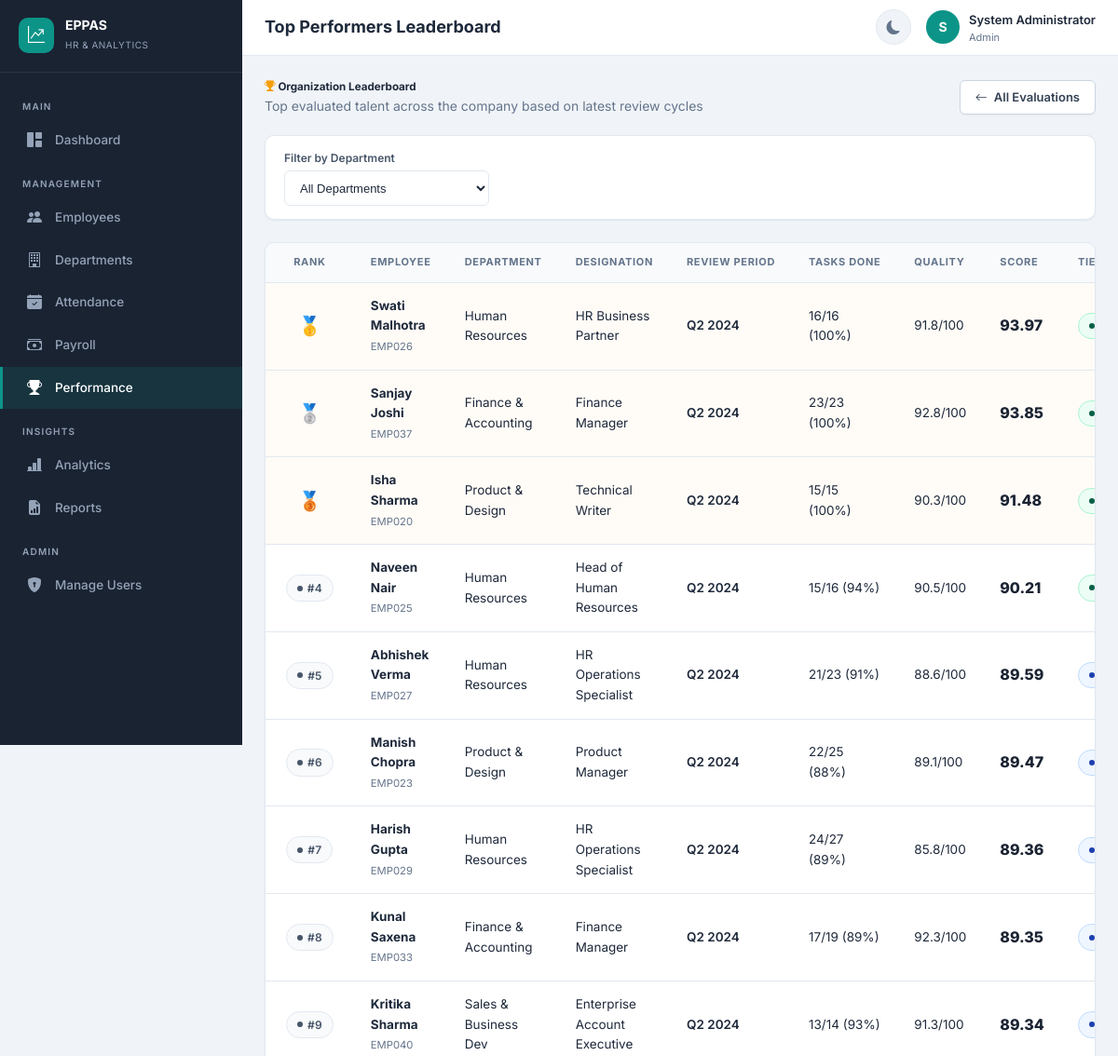
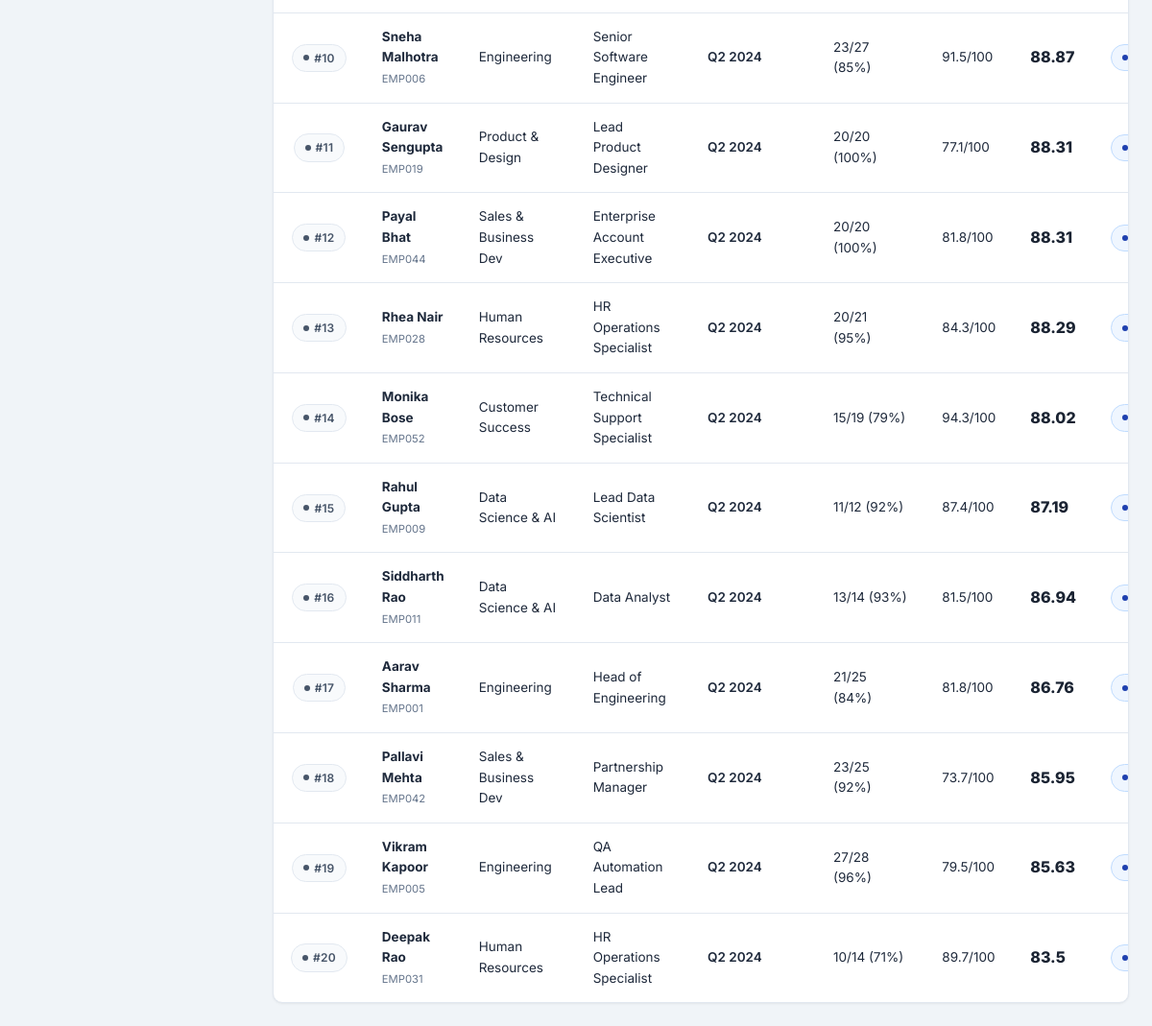
Page /performance/top-performers (signed in) on the committed database (2 pictures, top to bottom).
### app/models.py (models this page shows, shortened)
class User(UserMixin, db.Model):
    __tablename__ = 'users'
    id = db.Column(db.Integer, primary_key=True)
    email = db.Column(db.String(120), unique=True, nullable=False, index=True)
    password_hash = db.Column(db.String(256), nullable=False)
    full_name = db.Column(db.String(100), nullable=False)
    role = db.Column(db.String(20), nullable=False, default='employee')  # admin, hr_manager, employee
    is_active = db.Column(db.Boolean, default=True)
    employee_id = db.Column(db.Integer, db.ForeignKey('employees.id'), nullable=True)
    created_at = db.Column(db.DateTime, default=datetime.utcnow)
    updated_at = db.Column(db.DateTime, default=datetime.utcnow, onupdate=datetime.utcnow)
    employee = db.relationship('Employee', backref='user_account', uselist=False, foreign_keys=[employee_id])
    @property
    def is_admin(self):
        return self.role == 'admin'
    @property
    def is_hr(self):
        return self.role in ('admin', 'hr_manager')

class PerformanceEvaluation(db.Model):
    __tablename__ = 'performance_evaluations'
    id = db.Column(db.Integer, primary_key=True)
    employee_id = db.Column(db.Integer, db.ForeignKey('employees.id'), nullable=False)
    evaluation_period = db.Column(db.String(50), nullable=False)  # e.g., "Q1 2024", "Jan 2024"
    period_start = db.Column(db.Date, nullable=False)
    period_end = db.Column(db.Date, nullable=False)
    tasks_assigned = db.Column(db.Integer, default=0)
    tasks_completed = db.Column(db.Integer, default=0)
    task_completion_pct = db.Column(db.Float, default=0)
    quality_score = db.Column(db.Float, default=0)  # 0-100
    punctuality_score = db.Column(db.Float, default=0)  # 0-100
    teamwork_score = db.Column(db.Float, default=0)  # 0-100
    manager_feedback = db.Column(db.Text, nullable=True)
    overall_score = db.Column(db.Float, default=0)
    rating = db.Column(db.String(30), default='Needs Improvement')
    evaluated_by = db.Column(db.Integer, db.ForeignKey('users.id'), nullable=True)
    created_at = db.Column(db.DateTime, default=datetime.utcnow)
    updated_at = db.Column(db.DateTime, default=datetime.utcnow, onupdate=datetime.utcnow)
    evaluator = db.relationship('User', foreign_keys=[evaluated_by])

class Employee(db.Model):
    __tablename__ = 'employees'
    id = db.Column(db.Integer, primary_key=True)
    employee_code = db.Column(db.String(20), unique=True, nullable=False, index=True)
    full_name = db.Column(db.String(100), nullable=False)
    email = db.Column(db.String(120), unique=True, nullable=False, index=True)
    phone = db.Column(db.String(20), nullable=True)
    department_id = db.Column(db.Integer, db.ForeignKey('departments.id'), nullable=False)
    designation = db.Column(db.String(100), nullable=False)
    date_of_joining = db.Column(db.Date, nullable=False)
    employment_status = db.Column(db.String(20), default='active')  # active, inactive, on_leave, terminated
    basic_salary = db.Column(db.Float, nullable=False, default=0)
    hra = db.Column(db.Float, default=0)  # House Rent Allowance
    other_allowances = db.Column(db.Float, default=0)
    tax_deduction = db.Column(db.Float, default=0)
    pf_deduction = db.Column(db.Float, default=0)  # Provident Fund
    other_deductions = db.Column(db.Float, default=0)
    manager_id = db.Column(db.Integer, db.ForeignKey('employees.id'), nullable=True)
    work_location = db.Column(db.String(100), default='Main Office')
    created_at = db.Column(db.DateTime, default=datetime.utcnow)
    updated_at = db.Column(db.DateTime, default=datetime.utcnow, onupdate=datetime.utcnow)
    manager = db.relationship('Employee', remote_side=[id], backref='subordinates')
    attendance_records = db.relationship('Attendance', backref='employee', lazy='dynamic', cascade='all, delete-orphan')
    payroll_records = db.relationship('Payroll', backref='employee', lazy='dynamic', cascade='all, delete-orphan')
    performance_records = db.relationship('PerformanceEvaluation', backref='employee', lazy='dynamic', cascade='all, delete-orphan')

class Department(db.Model):
    __tablename__ = 'departments'
    id = db.Column(db.Integer, primary_key=True)
    name = db.Column(db.String(100), unique=True, nullable=False)
    description = db.Column(db.Text, nullable=True)
    created_at = db.Column(db.DateTime, default=datetime.utcnow)
    employees = db.relationship('Employee', backref='department', lazy='dynamic')

### app/performance/routes.py (the view)
@performance_bp.route('/top-performers')
@login_required
@hr_required
def top_performers():
    dept_filter = request.args.get('department', '', type=str)
    query = PerformanceEvaluation.query.join(Employee).filter(Employee.employment_status == 'active')
    if dept_filter:
        query = query.filter(Employee.department_id == dept_filter)
    from sqlalchemy import func
    subquery = db.session.query(
        PerformanceEvaluation.employee_id,
        func.max(PerformanceEvaluation.period_end).label('latest_end')
    ).group_by(PerformanceEvaluation.employee_id).subquery()
    latest_evals = PerformanceEvaluation.query.join(Employee).join(
        subquery,
        db.and_(
            PerformanceEvaluation.employee_id == subquery.c.employee_id,
            PerformanceEvaluation.period_end == subquery.c.latest_end
        )
    )
    if dept_filter:
        latest_evals = latest_evals.filter(Employee.department_id == dept_filter)
    latest_evals = latest_evals.order_by(PerformanceEvaluation.overall_score.desc()).limit(20).all()
    departments = Department.query.order_by(Department.name).all()
    return render_template('performance/top_performers.html', evaluations=latest_evals,
                          departments=departments, dept_filter=dept_filter)

### app/auth/routes.py (called while the page is built)
def hr_required(f):
    @wraps(f)
    def decorated_function(*args, **kwargs):
        if not current_user.is_authenticated or not current_user.is_hr:
            flash('HR Manager access required.', 'danger')
            return redirect(url_for('analytics.dashboard'))
        return f(*args, **kwargs)
    return decorated_function

### app/templates/performance/top_performers.html (shortened to what this page needs)
{% extends "base.html" %}
{% block page_title %}Top Performers Leaderboard{% endblock %}
{% block content %}
<div style="display:flex;justify-content:space-between;align-items:center;margin-bottom:20px;flex-wrap:wrap;gap:12px;">
  <div>
    <h5 style="margin:0;font-weight:700;"><i class="bi bi-trophy-fill" style="color:#f59e0b;"></i> Organization Leaderboard</h5>
    <span class="text-muted">Top evaluated talent across the company based on latest review cycles</span>
  </div>
  <div>
    <a href="{{ url_for('performance.performance_list') }}" class="btn btn-secondary">
      <i class="bi bi-arrow-left"></i> All Evaluations
    </a>
  </div>
</div>
<div class="card mb-4">
  <div class="card-body" style="padding:14px 20px;">
    <form method="GET" style="display:flex;gap:12px;align-items:flex-end;">
      <div style="width:220px;">
        <label class="form-label" style="font-size:12px;margin-bottom:4px;">Filter by Department</label>
        <select name="department" class="form-select" onchange="this.form.submit()">
          <option value="">All Departments</option>
        </select>
      </div>
    </form>
  </div>
</div>
<div class="card">
  <div class="card-body" style="padding:0;">
    <div class="table-responsive">
      <table class="table">
        <thead>
          <tr>
            <th style="width:60px;text-align:center;">Rank</th>
            <th>Employee</th>
            <th>Department</th>
            <th>Designation</th>
            <th>Review Period</th>
            <th>Tasks Done</th>
            <th>Quality</th>
            <th>Score</th>
            <th>Tier</th>
          </tr>
        </thead>
        <tbody>
          {% for ev in evaluations %}
          <tr {% if loop.index <= 3 %}style="background:rgba(245, 158, 11, 0.03);"{% endif %}>
            <td style="text-align:center;font-weight:700;">
              {% if loop.index == 1 %}
              <span style="font-size:20px;" title="1st Place - Gold">&#x1F947;</span>
              {% elif loop.index == 2 %}
              <span style="font-size:20px;" title="2nd Place - Silver">&#x1F948;</span>
              {% elif loop.index == 3 %}
              <span style="font-size:20px;" title="3rd Place - Bronze">&#x1F949;</span>
              {% else %}
              <span class="badge badge-secondary" style="font-size:12px;">#{{ loop.index }}</span>
              {% endif %}
            </td>
            <td>
              <div style="font-weight:700;">{{ ev.employee.full_name }}</div>
              <small class="text-muted">{{ ev.employee.employee_code }}</small>
            </td>
            <td>{{ ev.employee.department.name }}</td>
            <td>{{ ev.employee.designation }}</td>
            <td style="font-weight:600;">{{ ev.evaluation_period }}</td>
            <td>{{ ev.tasks_completed }}/{{ ev.tasks_assigned }} ({{ "{:.0f}%".format(ev.task_completion_pct) }})</td>
            <td>{{ ev.quality_score }}/100</td>
            <td style="font-weight:800;font-size:16px;color:var(--primary);">
              {{ ev.overall_score }}
            </td>
            <td>
              <span class="badge badge-{{ 'success' if ev.rating == 'Excellent' else 'info' if ev.rating == 'Good' else 'warning' }}">
              </span>
            </td>
          </tr>
          {% else %}
          <tr>
            <td colspan="10" class="text-center text-muted py-4">No top performer records found.</td>
          </tr>
          {% endfor %}
        </tbody>
      </table>
    </div>
  </div>
</div>
{% endblock %}

### app/templates/base.html (shortened to what this page needs)
<!DOCTYPE html>
<html lang="en" data-theme="light">
<head>
  <link href="https://cdn.jsdelivr.net/npm/bootstrap-icons@1.11.2/font/bootstrap-icons.css" rel="stylesheet">
  <link href="{{ url_for('static', filename='css/style.css') }}" rel="stylesheet">
</head>
<body>
  {% if current_user.is_authenticated %}
  <nav class="sidebar" id="sidebar">
    <div class="sidebar-brand">
      <div class="brand-icon"><i class="bi bi-graph-up-arrow"></i></div>
      <div>
        <h5>EPPAS</h5>
        <small>HR &amp; Analytics</small>
      </div>
    </div>
    <div class="sidebar-nav">
      <div class="nav-section">Main</div>
      <a class="nav-link {% if request.endpoint == 'analytics.dashboard' %}active{% endif %}" href="{{ url_for('analytics.dashboard') }}">
        <i class="bi bi-grid-1x2-fill"></i> Dashboard
      </a>
      <div class="nav-section">Management</div>
      {% if current_user.is_hr %}
      <a class="nav-link {% if 'employees' in request.endpoint|default('') %}active{% endif %}" href="{{ url_for('employees.employee_list') }}">
        <i class="bi bi-people-fill"></i> Employees
      </a>
      <a class="nav-link {% if request.endpoint == 'employees.department_list' %}active{% endif %}" href="{{ url_for('employees.department_list') }}">
        <i class="bi bi-building"></i> Departments
      </a>
      {% endif %}
      <a class="nav-link {% if 'attendance' in request.endpoint|default('') %}active{% endif %}" href="{{ url_for('attendance.attendance_list') }}">
        <i class="bi bi-calendar-check-fill"></i> Attendance
      </a>
      <a class="nav-link {% if 'payroll' in request.endpoint|default('') %}active{% endif %}" href="{{ url_for('payroll.payroll_list') }}">
        <i class="bi bi-cash-stack"></i> Payroll
      </a>
      <a class="nav-link {% if 'performance' in request.endpoint|default('') %}active{% endif %}" href="{{ url_for('performance.performance_list') }}">
        <i class="bi bi-trophy-fill"></i> Performance
      </a>
      {% if current_user.is_hr %}
      <div class="nav-section">Insights</div>
      <a class="nav-link {% if request.endpoint == 'analytics.analytics_detail' %}active{% endif %}" href="{{ url_for('analytics.analytics_detail') }}">
        <i class="bi bi-bar-chart-line-fill"></i> Analytics
      </a>
      <a class="nav-link {% if 'reports' in request.endpoint|default('') %}active{% endif %}" href="{{ url_for('reports.reports_index') }}">
        <i class="bi bi-file-earmark-bar-graph-fill"></i> Reports
      </a>
      {% endif %}
      {% if current_user.is_admin %}
      <div class="nav-section">Admin</div>
      <a class="nav-link {% if request.endpoint == 'auth.manage_users' %}active{% endif %}" href="{{ url_for('auth.manage_users') }}">
        <i class="bi bi-shield-lock-fill"></i> Manage Users
      </a>
      {% endif %}
    </div>
  </nav>
  <header class="topbar">
    <div style="display:flex;align-items:center;gap:12px;">
      <span class="page-title">{% block page_title %}Dashboard{% endblock %}</span>
    </div>
    <div class="topbar-actions">
      <button class="btn-icon" id="themeToggle" title="Toggle theme"><i class="bi bi-moon-fill"></i></button>
      <div class="user-menu dropdown" style="position:relative;">
        <div class="user-avatar" onclick="document.getElementById('userDropdown').classList.toggle('show')">
          {{ current_user.full_name[0]|upper }}
        </div>
        <div class="user-info" onclick="document.getElementById('userDropdown').classList.toggle('show')" style="cursor:pointer">
          <span>{{ current_user.full_name }}</span>
          <small>{{ current_user.role|replace('_', ' ')|title }}</small>
        </div>
      </div>
    </div>
  </header>
  <main class="main-content">
    <div class="content-wrapper">
      {% block content %}{% endblock %}
    </div>
  </main>
  {% else %}
    {% block public_content %}{% endblock %}
  {% endif %}
</body>
</html>

### rows in the picture
User: full_name "S", full_name "System Administrator", role "Admin"
PerformanceEvaluation: employee.full_name "Swati Malhotra", employee.employee_code "EMP026", employee.department.name "Human Resources", employee.designation "HR Business Partner", evaluation_period "Q2 2024", tasks_completed "16", tasks_assigned "16", task_completion_pct "100%", quality_score "91.8", overall_score "93.97"
PerformanceEvaluation: employee.full_name "Sanjay Joshi", employee.employee_code "EMP037", employee.department.name "Finance & Accounting", employee.designation "Finance Manager", evaluation_period "Q2 2024", tasks_completed "23", tasks_assigned "23", task_completion_pct "100%", quality_score "92.8", overall_score "93.85"
PerformanceEvaluation: employee.full_name "Isha Sharma", employee.employee_code "EMP020", employee.department.name "Product & Design", employee.designation "Technical Writer", evaluation_period "Q2 2024", tasks_completed "15", tasks_assigned "15", task_completion_pct "100%", quality_score "90.3", overall_score "91.48"
PerformanceEvaluation: employee.full_name "Naveen Nair", employee.employee_code "EMP025", employee.department.name "Human Resources", employee.designation "Head of Human Resources", evaluation_period "Q2 2024", tasks_completed "15", tasks_assigned "16", task_completion_pct "94%", quality_score "90.5", overall_score "90.21"
PerformanceEvaluation: employee.full_name "Abhishek Verma", employee.employee_code "EMP027", employee.department.name "Human Resources", employee.designation "HR Operations Specialist", evaluation_period "Q2 2024", tasks_completed "21", tasks_assigned "23", task_completion_pct "91%", quality_score "88.6", overall_score "89.59"
PerformanceEvaluation: employee.full_name "Manish Chopra", employee.employee_code "EMP023", employee.department.name "Product & Design", employee.designation "Product Manager", evaluation_period "Q2 2024", tasks_completed "22", tasks_assigned "25", task_completion_pct "88%", quality_score "89.1", overall_score "89.47"
PerformanceEvaluation: employee.full_name "Harish Gupta", employee.employee_code "EMP029", employee.department.name "Human Resources", employee.designation "HR Operations Specialist", evaluation_period "Q2 2024", tasks_completed "24", tasks_assigned "27", task_completion_pct "89%", quality_score "85.8", overall_score "89.36"
PerformanceEvaluation: employee.full_name "Kunal Saxena", employee.employee_code "EMP033", employee.department.name "Finance & Accounting", employee.designation "Finance Manager", evaluation_period "Q2 2024", tasks_completed "17", tasks_assigned "19", task_completion_pct "89%", quality_score "92.3", overall_score "89.35"
PerformanceEvaluation: employee.full_name "Kritika Sharma", employee.employee_code "EMP040", employee.department.name "Sales & Business Dev", employee.designation "Enterprise Account Executive", evaluation_period "Q2 2024", tasks_completed "13", tasks_assigned "14", task_completion_pct "93%", quality_score "91.3", overall_score "89.34"
PerformanceEvaluation: employee.full_name "Sneha Malhotra", employee.employee_code "EMP006", employee.department.name "Engineering", employee.designation "Senior Software Engineer", evaluation_period "Q2 2024", tasks_completed "23", tasks_assigned "27", task_completion_pct "85%", quality_score "91.5", overall_score "88.87"
PerformanceEvaluation: employee.full_name "Gaurav Sengupta", employee.employee_code "EMP019", employee.department.name "Product & Design", employee.designation "Lead Product Designer", evaluation_period "Q2 2024", tasks_completed "20", tasks_assigned "20", task_completion_pct "100%", quality_score "77.1", overall_score "88.31"
PerformanceEvaluation: employee.full_name "Payal Bhat", employee.employee_code "EMP044", employee.department.name "Sales & Business Dev", employee.designation "Enterprise Account Executive", evaluation_period "Q2 2024", tasks_completed "20", tasks_assigned "20", task_completion_pct "100%", quality_score "81.8", overall_score "88.31"
PerformanceEvaluation: employee.full_name "Rhea Nair", employee.employee_code "EMP028", employee.department.name "Human Resources", employee.designation "HR Operations Specialist", evaluation_period "Q2 2024", tasks_completed "20", tasks_assigned "21", task_completion_pct "95%", quality_score "84.3", overall_score "88.29"
PerformanceEvaluation: employee.full_name "Monika Bose", employee.employee_code "EMP052", employee.department.name "Customer Success", employee.designation "Technical Support Specialist", evaluation_period "Q2 2024", tasks_completed "15", tasks_assigned "19", task_completion_pct "79%", quality_score "94.3", overall_score "88.02"
PerformanceEvaluation: employee.full_name "Rahul Gupta", employee.employee_code "EMP009", employee.department.name "Data Science & AI", employee.designation "Lead Data Scientist", evaluation_period "Q2 2024", tasks_completed "11", tasks_assigned "12", task_completion_pct "92%", quality_score "87.4", overall_score "87.19"
PerformanceEvaluation: employee.full_name "Siddharth Rao", employee.employee_code "EMP011", employee.department.name "Data Science & AI", employee.designation "Data Analyst", evaluation_period "Q2 2024", tasks_completed "13", tasks_assigned "14", task_completion_pct "93%", quality_score "81.5", overall_score "86.94"
PerformanceEvaluation: employee.full_name "Aarav Sharma", employee.employee_code "EMP001", employee.department.name "Engineering", employee.designation "Head of Engineering", evaluation_period "Q2 2024", tasks_completed "21", tasks_assigned "25", task_completion_pct "84%", quality_score "81.8", overall_score "86.76"
PerformanceEvaluation: employee.full_name "Pallavi Mehta", employee.employee_code "EMP042", employee.department.name "Sales & Business Dev", employee.designation "Partnership Manager", evaluation_period "Q2 2024", tasks_completed "23", tasks_assigned "25", task_completion_pct "92%", quality_score "73.7", overall_score "85.95"
PerformanceEvaluation: employee.full_name "Vikram Kapoor", employee.employee_code "EMP005", employee.department.name "Engineering", employee.designation "QA Automation Lead", evaluation_period "Q2 2024", tasks_completed "27", tasks_assigned "28", task_completion_pct "96%", quality_score "79.5", overall_score "85.63"
PerformanceEvaluation: employee.full_name "Deepak Rao", employee.employee_code "EMP031", employee.department.name "Human Resources", employee.designation "HR Operations Specialist", evaluation_period "Q2 2024", tasks_completed "10", tasks_assigned "14", task_completion_pct "71%", quality_score "89.7", overall_score "83.5"
